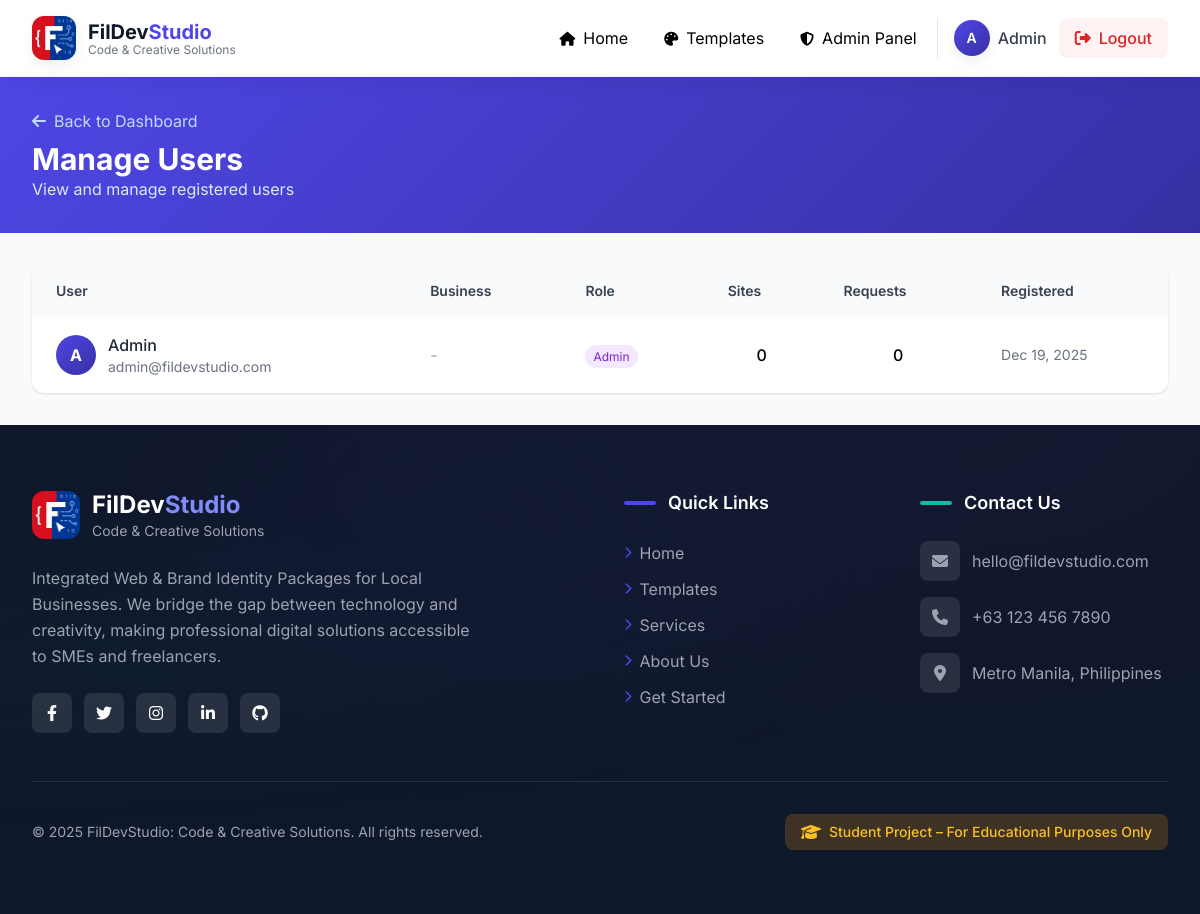
The page /admin/users.php (signed in) on the database its author committed.
### tables this page shows
CREATE TABLE IF NOT EXISTS users (
    id INT AUTO_INCREMENT PRIMARY KEY,
    name VARCHAR(100) NOT NULL,
    email VARCHAR(150) UNIQUE NOT NULL,
    password VARCHAR(255) NOT NULL,
    role ENUM('client', 'admin') DEFAULT 'client',
    created_at TIMESTAMP DEFAULT CURRENT_TIMESTAMP,
    updated_at TIMESTAMP DEFAULT CURRENT_TIMESTAMP ON UPDATE CURRENT_TIMESTAMP
);

### includes/functions.php (called while the page is built, shortened)
<?php
function formatDate($date, $format = 'M d, Y') {
    return date($format, strtotime($date));
}
?>

### admin/users.php (the view, shortened to what this page needs)
<?php
require_once '../includes/header.php';
require_once '../includes/functions.php';
try {
    $pdo = getConnection();
    $stmt = $pdo->query("SELECT u.*, bp.business_name, bp.business_type,
                         (SELECT COUNT(*) FROM client_sites WHERE user_id = u.id) as site_count,
                         (SELECT COUNT(*) FROM custom_requests WHERE user_id = u.id) as request_count
                         FROM users u
                         LEFT JOIN business_profiles bp ON u.id = bp.user_id
                         ORDER BY u.created_at DESC");
    $users = $stmt->fetchAll();
} catch (Exception $e) {
    $users = [];
}
?>
<section class="gradient-bg py-8">
    <div class="max-w-7xl mx-auto px-4 sm:px-6 lg:px-8">
        <a href="dashboard.php" class="text-blue-200 hover:text-white mb-2 inline-block">
            <i class="fas fa-arrow-left mr-2"></i>Back to Dashboard
        </a>
        <h1 class="text-2xl md:text-3xl font-bold text-white">Manage Users</h1>
        <p class="text-blue-100">View and manage registered users</p>
    </div>
</section>
<section class="py-8">
    <div class="max-w-7xl mx-auto px-4 sm:px-6 lg:px-8">
        <div class="bg-white rounded-xl shadow overflow-hidden">
            <div class="overflow-x-auto">
                <table class="w-full">
                    <thead class="bg-gray-50">
                        <tr>
                            <th class="px-6 py-4 text-left text-sm font-semibold text-gray-700">User</th>
                            <th class="px-6 py-4 text-left text-sm font-semibold text-gray-700">Business</th>
                            <th class="px-6 py-4 text-left text-sm font-semibold text-gray-700">Role</th>
                            <th class="px-6 py-4 text-left text-sm font-semibold text-gray-700">Sites</th>
                            <th class="px-6 py-4 text-left text-sm font-semibold text-gray-700">Requests</th>
                            <th class="px-6 py-4 text-left text-sm font-semibold text-gray-700">Registered</th>
                        </tr>
                    </thead>
                    <tbody class="divide-y divide-gray-200">
                        <?php foreach ($users as $user): ?>
                            <tr class="hover:bg-gray-50">
                                <td class="px-6 py-4">
                                    <div class="flex items-center space-x-3">
                                        <div class="w-10 h-10 gradient-bg rounded-full flex items-center justify-center">
                                            <span class="text-white font-bold"><?php echo strtoupper(substr($user['name'], 0, 1)); ?></span>
                                        </div>
                                        <div>
                                            <p class="font-medium text-gray-800"><?php echo htmlspecialchars($user['name']); ?></p>
                                            <p class="text-sm text-gray-500"><?php echo htmlspecialchars($user['email']); ?></p>
                                        </div>
                                    </div>
                                </td>
                                <td class="px-6 py-4">
                                    <?php if ($user['business_name']): ?>
                                        <p class="text-gray-800"><?php echo htmlspecialchars($user['business_name']); ?></p>
                                        <p class="text-sm text-gray-500 capitalize"><?php echo $user['business_type']; ?></p>
                                    <?php else: ?>
                                        <span class="text-gray-400">-</span>
                                    <?php endif; ?>
                                </td>
                                <td class="px-6 py-4">
                                    <?php if ($user['role'] === 'admin'): ?>
                                        <span class="px-2 py-1 bg-purple-100 text-purple-700 rounded-full text-xs">Admin</span>
                                    <?php else: ?>
                                        <span class="px-2 py-1 bg-blue-100 text-blue-700 rounded-full text-xs">Client</span>
                                    <?php endif; ?>
                                </td>
                                <td class="px-6 py-4 text-center">
                                    <span class="font-medium"><?php echo $user['site_count']; ?></span>
                                </td>
                                <td class="px-6 py-4 text-center">
                                    <span class="font-medium"><?php echo $user['request_count']; ?></span>
                                </td>
                                <td class="px-6 py-4 text-gray-500 text-sm">
                                    <?php echo formatDate($user['created_at']); ?>
                                </td>
                            </tr>
                        <?php endforeach; ?>
                    </tbody>
                </table>
            </div>
        </div>
    </div>
</section>
<?php require_once '../includes/footer.php'; ?>

### includes/header.php (style rules this page uses)
.gradient-bg { background: linear-gradient(135deg, #4F46E5 0%, #3730A3 100%); }

### rows shown on the page
users: name "A", name "Admin", email "admin@fildevstudio.com", role "Admin", site_count "0", request_count "0", created_at "Dec 19, 2025"

### other values the page prints
substr($userName, 0, 1) "A"
$userName "Admin"
